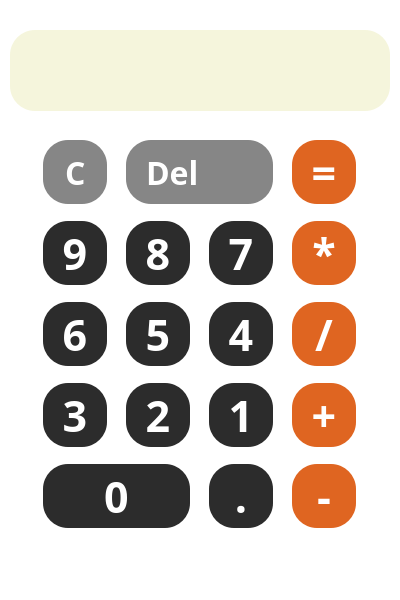
<?xml version="1.0" encoding="UTF-8"?>
<ui version="4.0">
 <class>MainWindow</class>
 <widget class="QMainWindow" name="MainWindow">
  <property name="geometry">
   <rect>
    <x>0</x>
    <y>0</y>
    <width>400</width>
    <height>600</height>
   </rect>
  </property>
  <property name="sizePolicy">
   <sizepolicy hsizetype="Fixed" vsizetype="Fixed">
    <horstretch>0</horstretch>
    <verstretch>0</verstretch>
   </sizepolicy>
  </property>
  <property name="minimumSize">
   <size>
    <width>400</width>
    <height>600</height>
   </size>
  </property>
  <property name="maximumSize">
   <size>
    <width>400</width>
    <height>600</height>
   </size>
  </property>
  <property name="windowTitle">
   <string>калькулятор</string>
  </property>
  <property name="styleSheet">
   <string notr="true">background-color:  white;</string>
  </property>
  <widget class="QWidget" name="centralwidget">
   <widget class="QLabel" name="label">
    <property name="geometry">
     <rect>
      <x>10</x>
      <y>30</y>
      <width>380</width>
      <height>81</height>
     </rect>
    </property>
    <property name="sizePolicy">
     <sizepolicy hsizetype="Preferred" vsizetype="Preferred">
      <horstretch>0</horstretch>
      <verstretch>0</verstretch>
     </sizepolicy>
    </property>
    <property name="sizeIncrement">
     <size>
      <width>0</width>
      <height>0</height>
     </size>
    </property>
    <property name="baseSize">
     <size>
      <width>0</width>
      <height>0</height>
     </size>
    </property>
    <property name="styleSheet">
     <string notr="true">background-color: #F5F5DC;
border-radius: 25px;
color: black;
padding-left: 20px;;
font-size: 30px;
</string>
    </property>
    <property name="frameShape">
     <enum>QFrame::NoFrame</enum>
    </property>
    <property name="frameShadow">
     <enum>QFrame::Plain</enum>
    </property>
    <property name="lineWidth">
     <number>1</number>
    </property>
    <property name="midLineWidth">
     <number>0</number>
    </property>
    <property name="text">
     <string/>
    </property>
    <property name="textFormat">
     <enum>Qt::AutoText</enum>
    </property>
    <property name="scaledContents">
     <bool>false</bool>
    </property>
    <property name="alignment">
     <set>Qt::AlignLeading|Qt::AlignLeft|Qt::AlignTop</set>
    </property>
    <property name="wordWrap">
     <bool>true</bool>
    </property>
   </widget>
   <widget class="QWidget" name="gridLayoutWidget_2">
    <property name="geometry">
     <rect>
      <x>30</x>
      <y>129</y>
      <width>341</width>
      <height>411</height>
     </rect>
    </property>
    <layout class="QGridLayout" name="gridLayout_2">
     <item row="2" column="3">
      <widget class="QPushButton" name="btn_divide">
       <property name="sizePolicy">
        <sizepolicy hsizetype="Fixed" vsizetype="Fixed">
         <horstretch>0</horstretch>
         <verstretch>0</verstretch>
        </sizepolicy>
       </property>
       <property name="minimumSize">
        <size>
         <width>64</width>
         <height>64</height>
        </size>
       </property>
       <property name="maximumSize">
        <size>
         <width>64</width>
         <height>64</height>
        </size>
       </property>
       <property name="font">
        <font>
         <family>Gilroy</family>
         <pointsize>32</pointsize>
         <bold>true</bold>
        </font>
       </property>
       <property name="styleSheet">
        <string notr="true">QPushButton {
	background: #DF6521;
	border-radius: 25px;
	color: #FFFFFF;
	font-weight: 600;
}
QPushButton:hover {
	background-color: #FF7223;
}</string>
       </property>
       <property name="text">
        <string>/</string>
       </property>
      </widget>
     </item>
     <item row="4" column="3">
      <widget class="QPushButton" name="btn_minus">
       <property name="sizePolicy">
        <sizepolicy hsizetype="Fixed" vsizetype="Fixed">
         <horstretch>0</horstretch>
         <verstretch>0</verstretch>
        </sizepolicy>
       </property>
       <property name="minimumSize">
        <size>
         <width>64</width>
         <height>64</height>
        </size>
       </property>
       <property name="maximumSize">
        <size>
         <width>64</width>
         <height>64</height>
        </size>
       </property>
       <property name="font">
        <font>
         <family>Gilroy</family>
         <pointsize>32</pointsize>
         <bold>true</bold>
        </font>
       </property>
       <property name="styleSheet">
        <string notr="true">QPushButton {
	background: #DF6521;
	border-radius: 25px;
	color: #FFFFFF;
	font-weight: 600;
}
QPushButton:hover {
	background-color: #FF7223;
}</string>
       </property>
       <property name="text">
        <string>-</string>
       </property>
      </widget>
     </item>
     <item row="0" column="3">
      <widget class="QPushButton" name="btn_equals">
       <property name="sizePolicy">
        <sizepolicy hsizetype="Fixed" vsizetype="Fixed">
         <horstretch>0</horstretch>
         <verstretch>0</verstretch>
        </sizepolicy>
       </property>
       <property name="minimumSize">
        <size>
         <width>64</width>
         <height>64</height>
        </size>
       </property>
       <property name="maximumSize">
        <size>
         <width>64</width>
         <height>64</height>
        </size>
       </property>
       <property name="font">
        <font>
         <family>Gilroy</family>
         <pointsize>32</pointsize>
         <bold>true</bold>
        </font>
       </property>
       <property name="styleSheet">
        <string notr="true">QPushButton {
	background: #DF6521;
	border-radius: 25px;
	color: #FFFFFF;
	font-weight: 600;
}
QPushButton:hover {
	background-color: #FF7223;
}</string>
       </property>
       <property name="text">
        <string>=</string>
       </property>
      </widget>
     </item>
     <item row="1" column="3">
      <widget class="QPushButton" name="btn_multiply">
       <property name="sizePolicy">
        <sizepolicy hsizetype="Fixed" vsizetype="Fixed">
         <horstretch>0</horstretch>
         <verstretch>0</verstretch>
        </sizepolicy>
       </property>
       <property name="minimumSize">
        <size>
         <width>64</width>
         <height>64</height>
        </size>
       </property>
       <property name="maximumSize">
        <size>
         <width>64</width>
         <height>64</height>
        </size>
       </property>
       <property name="font">
        <font>
         <family>Gilroy</family>
         <pointsize>32</pointsize>
         <bold>true</bold>
        </font>
       </property>
       <property name="styleSheet">
        <string notr="true">QPushButton {
	background: #DF6521;
	border-radius: 25px;
	color: #FFFFFF;
	font-weight: 600;
}
QPushButton:hover {
	background-color: #FF7223;
}</string>
       </property>
       <property name="text">
        <string>*</string>
       </property>
      </widget>
     </item>
     <item row="3" column="3">
      <widget class="QPushButton" name="btn_plus">
       <property name="sizePolicy">
        <sizepolicy hsizetype="Fixed" vsizetype="Fixed">
         <horstretch>0</horstretch>
         <verstretch>0</verstretch>
        </sizepolicy>
       </property>
       <property name="minimumSize">
        <size>
         <width>64</width>
         <height>64</height>
        </size>
       </property>
       <property name="maximumSize">
        <size>
         <width>64</width>
         <height>64</height>
        </size>
       </property>
       <property name="font">
        <font>
         <family>Gilroy</family>
         <pointsize>32</pointsize>
         <bold>true</bold>
        </font>
       </property>
       <property name="styleSheet">
        <string notr="true">QPushButton {
	background: #DF6521;
	border-radius: 25px;
	color: #FFFFFF;
	font-weight: 600;
}
QPushButton:hover {
	background-color: #FF7223;
}</string>
       </property>
       <property name="text">
        <string>+</string>
       </property>
      </widget>
     </item>
     <item row="1" column="1">
      <widget class="QPushButton" name="btn_8">
       <property name="sizePolicy">
        <sizepolicy hsizetype="Fixed" vsizetype="Fixed">
         <horstretch>0</horstretch>
         <verstretch>0</verstretch>
        </sizepolicy>
       </property>
       <property name="minimumSize">
        <size>
         <width>64</width>
         <height>64</height>
        </size>
       </property>
       <property name="maximumSize">
        <size>
         <width>64</width>
         <height>64</height>
        </size>
       </property>
       <property name="font">
        <font>
         <family>Gilroy</family>
         <pointsize>32</pointsize>
         <bold>true</bold>
        </font>
       </property>
       <property name="styleSheet">
        <string notr="true">QPushButton{
	background: #2C2C2C;
	border-radius: 25px;
	color: white;
}
QPushButton:hover{
	background: #5C5C5C;
}</string>
       </property>
       <property name="text">
        <string>8</string>
       </property>
      </widget>
     </item>
     <item row="0" column="0">
      <widget class="QPushButton" name="btn_cleare">
       <property name="sizePolicy">
        <sizepolicy hsizetype="Fixed" vsizetype="Fixed">
         <horstretch>0</horstretch>
         <verstretch>0</verstretch>
        </sizepolicy>
       </property>
       <property name="minimumSize">
        <size>
         <width>64</width>
         <height>64</height>
        </size>
       </property>
       <property name="maximumSize">
        <size>
         <width>64</width>
         <height>64</height>
        </size>
       </property>
       <property name="font">
        <font>
         <family>Gilroy</family>
         <pointsize>24</pointsize>
         <bold>true</bold>
        </font>
       </property>
       <property name="styleSheet">
        <string notr="true">QPushButton{
	background-color: #868686;
	color: #FFFFFF;
	border-radius: 25px;
	text-align: left;
	padding-left: 22px;
}
QPushButton:hover{
	background-color: #5C5C5C;
}</string>
       </property>
       <property name="text">
        <string>C</string>
       </property>
      </widget>
     </item>
     <item row="1" column="0">
      <widget class="QPushButton" name="btn_9">
       <property name="sizePolicy">
        <sizepolicy hsizetype="Fixed" vsizetype="Fixed">
         <horstretch>0</horstretch>
         <verstretch>0</verstretch>
        </sizepolicy>
       </property>
       <property name="minimumSize">
        <size>
         <width>64</width>
         <height>64</height>
        </size>
       </property>
       <property name="maximumSize">
        <size>
         <width>64</width>
         <height>64</height>
        </size>
       </property>
       <property name="font">
        <font>
         <family>Gilroy</family>
         <pointsize>32</pointsize>
         <bold>true</bold>
        </font>
       </property>
       <property name="styleSheet">
        <string notr="true">QPushButton{
	background: #2C2C2C;
	border-radius: 25px;
	color: white;
}
QPushButton:hover{
	background: #5C5C5C;
}</string>
       </property>
       <property name="text">
        <string>9</string>
       </property>
      </widget>
     </item>
     <item row="1" column="2">
      <widget class="QPushButton" name="btn_7">
       <property name="sizePolicy">
        <sizepolicy hsizetype="Fixed" vsizetype="Fixed">
         <horstretch>0</horstretch>
         <verstretch>0</verstretch>
        </sizepolicy>
       </property>
       <property name="minimumSize">
        <size>
         <width>64</width>
         <height>64</height>
        </size>
       </property>
       <property name="maximumSize">
        <size>
         <width>64</width>
         <height>64</height>
        </size>
       </property>
       <property name="font">
        <font>
         <family>Gilroy</family>
         <pointsize>32</pointsize>
         <bold>true</bold>
        </font>
       </property>
       <property name="styleSheet">
        <string notr="true">QPushButton{
	background: #2C2C2C;
	border-radius: 25px;
	color: white;
}
QPushButton:hover{
	background: #5C5C5C;
}</string>
       </property>
       <property name="text">
        <string>7</string>
       </property>
      </widget>
     </item>
     <item row="2" column="0">
      <widget class="QPushButton" name="btn_6">
       <property name="sizePolicy">
        <sizepolicy hsizetype="Fixed" vsizetype="Fixed">
         <horstretch>0</horstretch>
         <verstretch>0</verstretch>
        </sizepolicy>
       </property>
       <property name="minimumSize">
        <size>
         <width>64</width>
         <height>64</height>
        </size>
       </property>
       <property name="maximumSize">
        <size>
         <width>64</width>
         <height>64</height>
        </size>
       </property>
       <property name="font">
        <font>
         <family>Gilroy</family>
         <pointsize>32</pointsize>
         <bold>true</bold>
        </font>
       </property>
       <property name="styleSheet">
        <string notr="true">QPushButton{
	background: #2C2C2C;
	border-radius: 25px;
	color: white;
}
QPushButton:hover{
	background: #5C5C5C;
}</string>
       </property>
       <property name="text">
        <string>6</string>
       </property>
      </widget>
     </item>
     <item row="2" column="1">
      <widget class="QPushButton" name="btn_5">
       <property name="sizePolicy">
        <sizepolicy hsizetype="Fixed" vsizetype="Fixed">
         <horstretch>0</horstretch>
         <verstretch>0</verstretch>
        </sizepolicy>
       </property>
       <property name="minimumSize">
        <size>
         <width>64</width>
         <height>64</height>
        </size>
       </property>
       <property name="maximumSize">
        <size>
         <width>64</width>
         <height>64</height>
        </size>
       </property>
       <property name="font">
        <font>
         <family>Gilroy</family>
         <pointsize>32</pointsize>
         <bold>true</bold>
        </font>
       </property>
       <property name="styleSheet">
        <string notr="true">QPushButton{
	background: #2C2C2C;
	border-radius: 25px;
	color: white;
}
QPushButton:hover{
	background: #5C5C5C;
}</string>
       </property>
       <property name="text">
        <string>5</string>
       </property>
      </widget>
     </item>
     <item row="2" column="2">
      <widget class="QPushButton" name="btn_4">
       <property name="sizePolicy">
        <sizepolicy hsizetype="Fixed" vsizetype="Fixed">
         <horstretch>0</horstretch>
         <verstretch>0</verstretch>
        </sizepolicy>
       </property>
       <property name="minimumSize">
        <size>
         <width>64</width>
         <height>64</height>
        </size>
       </property>
       <property name="maximumSize">
        <size>
         <width>64</width>
         <height>64</height>
        </size>
       </property>
       <property name="font">
        <font>
         <family>Gilroy</family>
         <pointsize>32</pointsize>
         <bold>true</bold>
        </font>
       </property>
       <property name="styleSheet">
        <string notr="true">QPushButton{
	background: #2C2C2C;
	border-radius: 25px;
	color: white;
}
QPushButton:hover{
	background: #5C5C5C;
}</string>
       </property>
       <property name="text">
        <string>4</string>
       </property>
      </widget>
     </item>
     <item row="3" column="0">
      <widget class="QPushButton" name="btn_3">
       <property name="sizePolicy">
        <sizepolicy hsizetype="Fixed" vsizetype="Fixed">
         <horstretch>0</horstretch>
         <verstretch>0</verstretch>
        </sizepolicy>
       </property>
       <property name="minimumSize">
        <size>
         <width>64</width>
         <height>64</height>
        </size>
       </property>
       <property name="maximumSize">
        <size>
         <width>64</width>
         <height>64</height>
        </size>
       </property>
       <property name="font">
        <font>
         <family>Gilroy</family>
         <pointsize>32</pointsize>
         <bold>true</bold>
        </font>
       </property>
       <property name="styleSheet">
        <string notr="true">QPushButton{
	background: #2C2C2C;
	border-radius: 25px;
	color: white;
}
QPushButton:hover{
	background: #5C5C5C;
}</string>
       </property>
       <property name="text">
        <string>3</string>
       </property>
      </widget>
     </item>
     <item row="3" column="1">
      <widget class="QPushButton" name="btn_2">
       <property name="sizePolicy">
        <sizepolicy hsizetype="Fixed" vsizetype="Fixed">
         <horstretch>0</horstretch>
         <verstretch>0</verstretch>
        </sizepolicy>
       </property>
       <property name="minimumSize">
        <size>
         <width>64</width>
         <height>64</height>
        </size>
       </property>
       <property name="maximumSize">
        <size>
         <width>64</width>
         <height>64</height>
        </size>
       </property>
       <property name="font">
        <font>
         <family>Gilroy</family>
         <pointsize>32</pointsize>
         <bold>true</bold>
        </font>
       </property>
       <property name="styleSheet">
        <string notr="true">QPushButton{
	background: #2C2C2C;
	border-radius: 25px;
	color: white;
}
QPushButton:hover{
	background: #5C5C5C;
}</string>
       </property>
       <property name="text">
        <string>2</string>
       </property>
      </widget>
     </item>
     <item row="3" column="2">
      <widget class="QPushButton" name="btn_1">
       <property name="sizePolicy">
        <sizepolicy hsizetype="Fixed" vsizetype="Fixed">
         <horstretch>0</horstretch>
         <verstretch>0</verstretch>
        </sizepolicy>
       </property>
       <property name="minimumSize">
        <size>
         <width>64</width>
         <height>64</height>
        </size>
       </property>
       <property name="maximumSize">
        <size>
         <width>64</width>
         <height>64</height>
        </size>
       </property>
       <property name="font">
        <font>
         <family>Gilroy</family>
         <pointsize>32</pointsize>
         <bold>true</bold>
        </font>
       </property>
       <property name="styleSheet">
        <string notr="true">QPushButton{
	background: #2C2C2C;
	border-radius: 25px;
	color: white;
}
QPushButton:hover{
	background: #5C5C5C;
}</string>
       </property>
       <property name="text">
        <string>1</string>
       </property>
      </widget>
     </item>
     <item row="0" column="1" colspan="2">
      <widget class="QPushButton" name="btn_del">
       <property name="sizePolicy">
        <sizepolicy hsizetype="Minimum" vsizetype="Fixed">
         <horstretch>0</horstretch>
         <verstretch>0</verstretch>
        </sizepolicy>
       </property>
       <property name="minimumSize">
        <size>
         <width>64</width>
         <height>64</height>
        </size>
       </property>
       <property name="maximumSize">
        <size>
         <width>149</width>
         <height>64</height>
        </size>
       </property>
       <property name="font">
        <font>
         <family>Gilroy</family>
         <pointsize>24</pointsize>
         <bold>true</bold>
        </font>
       </property>
       <property name="styleSheet">
        <string notr="true">QPushButton{
	background-color: #868686;
	color: #FFFFFF;
	border-radius: 25px;
	text-align: left;
	padding-left: 20px;
}
QPushButton:hover{
	background-color: #5C5C5C;
}</string>
       </property>
       <property name="text">
        <string>Del</string>
       </property>
      </widget>
     </item>
     <item row="4" column="0" colspan="2">
      <widget class="QPushButton" name="btn_0">
       <property name="sizePolicy">
        <sizepolicy hsizetype="Minimum" vsizetype="Fixed">
         <horstretch>0</horstretch>
         <verstretch>0</verstretch>
        </sizepolicy>
       </property>
       <property name="minimumSize">
        <size>
         <width>64</width>
         <height>64</height>
        </size>
       </property>
       <property name="maximumSize">
        <size>
         <width>149</width>
         <height>64</height>
        </size>
       </property>
       <property name="font">
        <font>
         <family>Gilroy</family>
         <pointsize>32</pointsize>
         <bold>true</bold>
        </font>
       </property>
       <property name="styleSheet">
        <string notr="true">QPushButton{
	background: #2C2C2C;
	border-radius: 25px;
	color: white;
}
QPushButton:hover{
	background: #5C5C5C;
}</string>
       </property>
       <property name="text">
        <string>0</string>
       </property>
      </widget>
     </item>
     <item row="4" column="2">
      <widget class="QPushButton" name="btn_dot">
       <property name="sizePolicy">
        <sizepolicy hsizetype="Fixed" vsizetype="Fixed">
         <horstretch>0</horstretch>
         <verstretch>0</verstretch>
        </sizepolicy>
       </property>
       <property name="minimumSize">
        <size>
         <width>64</width>
         <height>64</height>
        </size>
       </property>
       <property name="maximumSize">
        <size>
         <width>64</width>
         <height>64</height>
        </size>
       </property>
       <property name="font">
        <font>
         <family>Gilroy</family>
         <pointsize>32</pointsize>
         <bold>true</bold>
        </font>
       </property>
       <property name="styleSheet">
        <string notr="true">QPushButton{
	background: #2C2C2C;
	border-radius: 25px;
	color: white;
}
QPushButton:hover{
	background: #5C5C5C;
}</string>
       </property>
       <property name="text">
        <string>.</string>
       </property>
      </widget>
     </item>
    </layout>
   </widget>
  </widget>
  <widget class="QMenuBar" name="menubar">
   <property name="geometry">
    <rect>
     <x>0</x>
     <y>0</y>
     <width>400</width>
     <height>25</height>
    </rect>
   </property>
  </widget>
  <widget class="QStatusBar" name="statusbar"/>
 </widget>
 <resources/>
 <connections/>
</ui>
